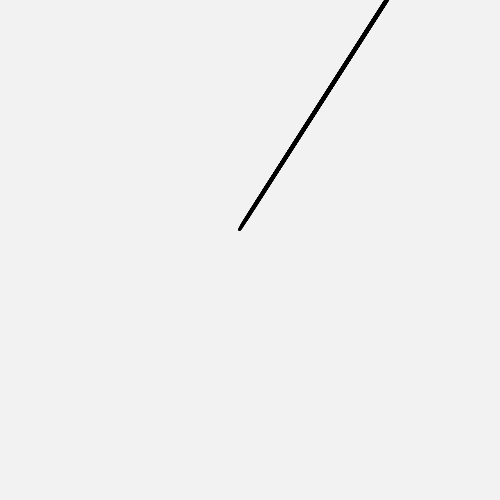
Frame 1 (no input)
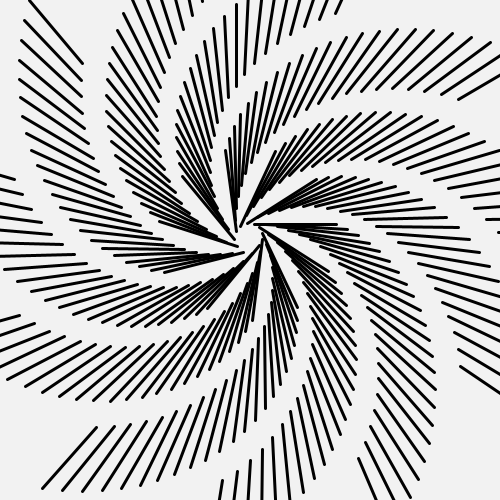
Frame 60 (the mouse pressed at the canvas centre just before this capture)
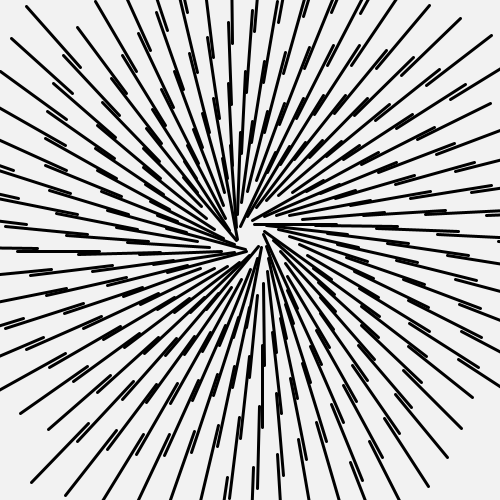
Frame 120 (the mouse held since frame 60 and released just before this capture)

The Processing sketch that drew these frames (run headless with seeded random() and noise(); from frame 60 on, the mouse is pressed at the canvas centre):

// Processing sketch: testing
// ── testing.pde
void setup() {
  size(500, 500);
    strokeWeight(3);
frameRate(15);
}
void draw() {
  background(242);
  float divider = 250;
  PVector start = new PVector(0, -13);
  //ine(start.x + 90, start.y + 90, start.x + 90, 277);
  translate(start.x + divider, start.y + divider);
  rotate(-frameCount);
  //PVector start2 = new PVector(100, 100);
  for (int j = 0; j<divider; j++) {
     rotate(frameCount/5);
    line(start.x + j, start.y, start.x +(j+ 82), start.y);
  }
}
